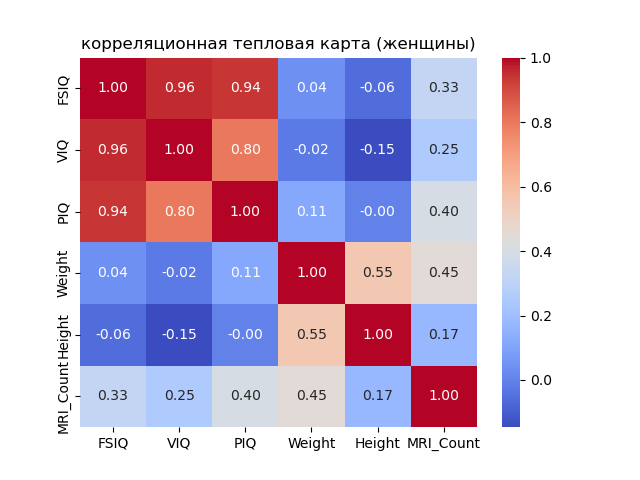

Write the Python code that produced this figure.
import seaborn as sns
import matplotlib.pyplot as plt
import pandas as pd

brainFrame = pd.read_csv('brainsize.txt', delimiter='\t')

menDf = brainFrame[brainFrame['Gender'] == 'Male']
womenDf = brainFrame[brainFrame['Gender'] == 'Female']

wcorr = womenDf.corr(method='pearson', numeric_only=True)

sns.heatmap(wcorr, annot=True, cmap='coolwarm', fmt='.2f')
plt.title('корреляционная тепловая карта (женщины)')

# plt.savefig('attribute_correlations_women.png')
plt.show()
